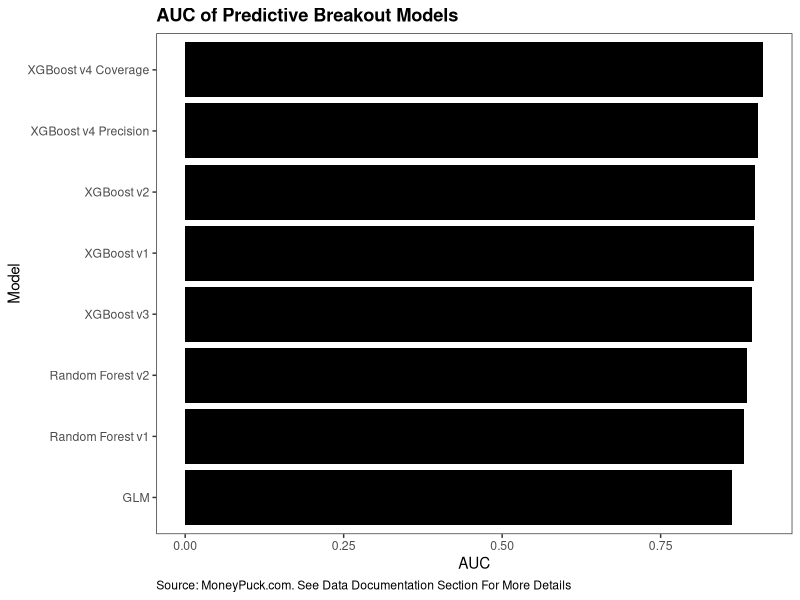

Recreate this plot in R. (Note: this script raises an error after producing the figure.)
##########################################################
# 05_model_evaluation.R
#
# Purpose: Evaluate the models using visualizations that show various features of the model and the testing dataset.
#
# This script:
#     1. Creates plots showing the evaluation metrics for the models created
#     2. Creates plots showing showing the difference between the precision and coverage models.
#     3. Creates plots showing the probability distribution of the probabilities given by the models. 
#
# Inputs:
#   xgboost_v4_precision
#   xgboost_v4_coverage
#   
#
# Outputs:
#   plot of model AUC
#   plot of model P@K for k = 10, 30, and 50
#   trade-off plot between prediction and coverage
#   plot of the important variables in the coverage model
#   plots of the density function, cdf, and ranked probabilities of the breakout probabilities
#   plots showing the relationship between actual breakout and probabilities
#
##########################################################

library(tidyverse)
library(here)


##########################################################
# Plot of Model AUC and Top K Precision
##########################################################

# Instead of coding in the AUC and Top K for each model, it was easier to just paste them into their own dataset.
model_results <- data.frame(
  model = c("GLM", "XGBoost v1", "Random Forest v1", "XGBoost v2", "Random Forest v2", "XGBoost v3", "XGBoost v4 Precision", "XGBoost v4 Coverage"),
  auc = c(0.8628, 0.8979, 0.8821, 0.8984, 0.8866, 0.8943, 0.9037, 0.9122),
  top10 = c(2,4,5,4,2,3,6,3),
  top30 = c(7,8,8,8,6,7,10,11),
  top50 = c(10,11,11,12,12,13,12,13)
)

# Create AUC Graph
auc_plot <- ggplot(model_results, aes(x = reorder(model, auc), y = auc)) + geom_col(fill = "black") + coord_flip() +
  labs(
    title = "AUC of Predictive Breakout Models",
    x = "Model",
    y = "AUC",
    caption = "Source: MoneyPuck.com. See Data Documentation Section For More Details"
  ) + theme_bw() +
  theme(
    plot.caption = element_text(hjust = 0),
    panel.grid = element_blank(),
    plot.title = element_text(face = "bold")
  )
ggsave(
  here("figures", "aucbymodel.png"),
  auc_plot,
  width = 10,
  height = 5,
  dpi = 300
)

# P@K Graphs
precision_10 <- ggplot(model_results, aes(x = reorder(model, top10), y = top10)) + geom_col(fill = "black") +
  coord_flip() +
  labs(
    title = "Amount of Breakouts in Model's Probability Top 10",
    y = "Breakouts in Top 10",
    x = "Model",
    caption = "Source: MoneyPuck.com. See Data Documentation Section For More Details"
  ) + theme_fivethirtyeight() +
  theme(
    plot.caption = element_text(hjust = 0),
    plot.title = element_text(hjust = 1),
    panel.grid.major = element_blank(),
    panel.grid.minor = element_blank()
  ) +
  scale_y_continuous(
  breaks = seq(0, max(model_results$top30), by = 2)
  )
ggsave(
  here("figures", "top10precision.png"),
  precision_10,
  width = 10,
  height = 5,
  dpi = 300
)

precision_30 <- ggplot(model_results, aes(x = reorder(model, top30), y = top30)) + geom_col(fill = "black") +
  coord_flip() +
  labs(
    title = "Amount of Breakouts in Model's Probability Top 30",
    y = "Breakouts in Top 30",
    x = "Model",
    caption = "Source: MoneyPuck.com. See Data Documentation Section For More Details"
  ) + theme_fivethirtyeight() +
  theme(
    plot.caption = element_text(hjust = 0),
    plot.title = element_text(hjust = 1),
    panel.grid.major = element_blank(),
    panel.grid.minor = element_blank()
  ) +
  scale_y_continuous(
  breaks = seq(0, max(model_results$top30), by = 2)
  )
ggsave(
  here("figures", "top30precision.png"),
  precision_30,
  width = 10,
  height = 5,
  dpi = 300
)

precision_50 <- ggplot(model_results, aes(x = reorder(model, top50), y = top50)) + geom_col(fill = "black") +
  coord_flip() +
  labs(
    title = "Amount of Breakouts in Model's Probability Top 50",
    y = "Breakouts in Top 50",
    x = "Model",
    caption = "Source: MoneyPuck.com. See Data Documentation Section For More Details"
  ) + theme_fivethirtyeight() +
   theme(
    plot.caption = element_text(hjust = 0),
    plot.title = element_text(hjust = 1),
    panel.grid.major = element_blank(),
    panel.grid.minor = element_blank()
  ) +
  scale_y_continuous(
  breaks = seq(0, max(model_results$top30), by = 2)
  )
ggsave(
  here("figures", "top50precision.png"),
  precision_50,
  width = 10,
  height = 5,
  dpi = 300
)

##########################################################
# Plot of the Tradeoff Between Precision and Coverage
##########################################################

tradeoff <- data.frame(
  model = c("XGBoost Precision", "XGBoost Coverage"),
  top10 = c(6, 3),
  top50 = c(12, 13)
)

tradeoff_long <- tradeoff |>
  pivot_longer(
    cols = c(top10, top50),
    names_to = "metric",
    values_to = "correct_breakouts"
  )

tradeoff_plot <- ggplot(tradeoff_long,
       aes(x = model,
           y = correct_breakouts,
           fill = metric)) +
  geom_col(position = "dodge", color = "black") +   
  geom_text(
    aes(label = correct_breakouts),
    position = position_dodge(width = .9),
    vjust = 1.5,
    color = "black",
    fontface = "bold",
    size = 5
  ) +
  scale_fill_manual(
    values = c(
      "top10" = "#1F77B4",
"top50" = "#FF7F0E"
),
labels = c(
  "top10" = "Top 10",
  "top50" = "Top 50"
)
) +
  labs(
    title = "Precision vs Coverage Comparison",
    x = NULL,
    y = "Breakouts in Top-K",
    fill = NULL,
    caption = "Source: MoneyPuck.com. See Data Documentation Section For More Details"
  ) + theme_fivethirtyeight() +
  theme(
    plot.caption = element_text(hjust = 0),
    axis.text.x = element_text(size = 12),
    axis.text.y = element_text(size = 12),
    axis.title.y = element_text(
      size = 12,
      face = "bold"),
    panel.grid.major = element_blank(),
    panel.grid.minor = element_blank(),
    legend.position = "top"
  )
ggsave(
  here("figures", "precisionvcoverage.png"),
  tradeoff_plot,
  width = 10,
  height = 5,
  dpi = 300
)

##########################################################
# Plot of Importance
##########################################################

imp <- xgb.importance(model = model_xgb_v4_coverage)
imp_df <- head(imp, 10)
feature_map <- c(
  "I_F_xGoals" = "Expected Goals",
  "previous_best_points" = "Previous Best Points",
  "ppg" = "Points Per Game",
  "icetime" = "Ice Time",
  "onIce_corsiPercentage" = "On-Ice Corsi %",
  "I_F_highDangerxGoals" = "High-Danger xG",
  "points_2yr" = "2 Year Points Δ ",
  "change_xg" = "Δ Expected Goals",
  "offensivezoneshift_pctg" = "Offensive Zone Shift %",
  "ppg_change" = "Δ Points Per Game"
)
imp_df$Feature_clean <- feature_map[imp_df$Feature]
imp_df$Feature_clean <- ifelse(
  is.na(imp_df$Feature_clean),
  imp_df$Feature,
  imp_df$Feature_clean
)
imp_plot <- ggplot(imp_df, aes(x = reorder(Feature_clean, Gain), y = Gain)) +
  geom_col(color = "black", fill = "#FF7F0E") +
  coord_flip() +
  theme_bw() +
  labs(
    title = "Top 10 Feature Importance",
    subtitle = "XGBoost v4 Coverage Model",
    x = "Feature",
    y = "Importance (Gain)",
    caption = "Source: MoneyPuck.com. See Data Documentation Section For More Details"
  ) +
  theme(
    plot.caption = element_text(hjust = 0),
    panel.grid = element_blank(),
    plot.title = element_text(
      face = "bold"
    )
  )
ggsave(
  here("figures", "importance.png"),
  imp_plot,
  width = 10,
  height = 5,
  dpi = 300
)

##########################################################
# Plots of the Probability Distribution of the Breakout Probabilities
##########################################################

# Density plot of the breakout probabilities
density_plot <- ggplot(test, aes(x = pred_prob_xgb_v4_precision)) +
  geom_density(
    fill = "#1F77B4",
    alpha = .8,
    color = "black"
  ) + geom_rug(alpha = .3) + 
  labs(
    title = "Distribution of Predicted Breakout Probabilities",
    subtitle = "Most players are assigned a low probability of breaking out",
    x = "Predicted Probability of Breakout",
    y = "Density",
    caption = "Source: MoneyPuck.com. See Data Documentation Section For More Details"
  ) +
  theme_fivethirtyeight() +
  theme(
    plot.caption = element_text(hjust= 0),
    axis.text.y = element_blank(),
    axis.title.y = element_text(
      size = 12,
      face = "bold"),
    axis.title.x = element_text(
      size = 12,
      face = "bold"
    ),
    panel.grid.major = element_blank(),
    panel.grid.minor = element_blank()
  )
ggsave(
  here("figures", "dist.png"),
  density_plot,
  width = 10,
  height = 5,
  dpi = 300
)

# Cumulative distribution function of breakout probs
cdf_plot <- ggplot(test, aes(x = pred_prob_xgb_v4_precision)) +
  stat_ecdf(
    linewidth = 1.2,
    color = "black"
  ) +
  theme_stata() +
  scale_y_continuous(
    labels = scales::percent
  ) +
  scale_x_continuous(
    limits = c(0, .4),
    breaks = seq(0, 1, 0.1)
  ) +
  labs(
    title = "Cumulative Distribution of Breakout Probabilities",
    subtitle = "XGBoost v4 Precision model",
    x = "Predicted Breakout Probability",
    y = "Proportion of Players",
    caption = "Source: MoneyPuck.com. See Data Documentation Section For More Details"
  ) +
  theme(
    plot.caption = element_text(hjust = 0),
    plot.title = element_text( face = "bold"),
    axis.title = element_text(face = "bold"),
    axis.text = element_text(size = 11),
    panel.grid.minor = element_blank()
  )
ggsave(
  here("figures", "cdf.png"),
  cdf_plot,
  width = 10,
  height = 5,
  dpi = 300
)

# Ranked Breakout Probabilities
plot_df <- test |>
  arrange(desc(pred_prob_xgb_v4_precision)) |>
  mutate(rank = row_number())

ranked_plot <- ggplot(plot_df, aes(rank, pred_prob_xgb_v4_precision)) +
  theme_stata() +
  geom_line(linewidth = 1.2) +
  labs(
    title = "Ranked Breakout Probabilities",
    subtitle = "Only a small number of players receive substantial breakout probabilities",
    x = "Player Rank by Predicted Breakout Probability",
    y = "Predicted Probability of Breakout",
    caption = "Source: MoneyPuck.com. See Data Documentation Section For More Details"
  ) +
  geom_vline(
    xintercept = 30, # Shows the top 30 by probability of breakout compared to the rest of the league
    linetype = "dashed",
    colour = "red"
  ) +
  annotate(
    "text",
    x = 30,
    y = 0.32,
    label = "Top 30",
    hjust = -0.1,
    size = 4
  ) + 
  theme(
    plot.caption = element_text(hjust = 0),
    plot.title = element_text( face = "bold"),
    axis.title = element_text(face = "bold"),
    axis.text = element_text(size = 11),
    panel.grid.minor = element_blank()
  )
ggsave(
  here("figures", "ranked.png"),
  ranked_plot,
  width = 10,
  height = 5,
  dpi = 300
)

##########################################################
# Plots Showing the Relationship Between Prediction and Actual Result
##########################################################

# A plot showing the predicted probability vs. did they actually break out
jitter_plot <- ggplot(test, aes(x = pred_prob_xgb_v4_precision, y = breakout)) +
  geom_jitter(
    height = 0.03,
    width = 0.1,
    alpha = 0.20,
    size = 4,
    color = "steelblue"
  ) +
  scale_x_continuous(limits = c(0, 0.4)) +
  scale_y_continuous(breaks = c(0, 1), labels = c("No", "Yes")) +
  labs(
    title = "Predicted Breakout Probability vs Actual Outcome",
    x = "Predicted Probability",
    y = "Breakout?",
    caption = "Source: MoneyPuck.com. See Data Documentation Section For More Details",
    subtitle = "XGBoost v4 Precision Model"
  ) +
  theme_fivethirtyeight() +
  theme(
    plot.title = element_text(hjust = 0.5, face = "bold"),
    plot.subtitle = element_text(hjust = 0.5),
    plot.caption = element_text(hjust = 0),
    panel.grid.major = element_blank(),
    panel.grid.minor = element_blank(),
    axis.title.y = element_text(
      size = 12,
      face = "bold"),
    axis.title.x = element_text(
      size = 12,
      face = "bold"
    ),
    panel.background = element_rect(fill = "white", color = NA),
    plot.background = element_rect(fill = "white", color = NA)
  )
ggsave(
  here("figures", "predvsactual.png"),
  jitter_plot,
  width = 10,
  height = 5,
  dpi = 300
)

breakoutprob_plot <- test |>
  mutate(bin = cut(pred_prob_xgb_v4_precision,
                   breaks = seq(0, 0.4, by = 0.02))) |>
  group_by(bin) |>
  summarize(
    avg_prob = mean(pred_prob_xgb_v4_precision),
    breakout_rate = mean(breakout, na.rm = TRUE),
    n = n()
  ) |>
  ggplot(aes(x = avg_prob, y = breakout_rate)) +
  geom_line(linewidth = 1.2) +
  scale_y_continuous(labels = scales::percent_format(accuracy = 1)) +
  geom_point(size = 2) +
  labs(
    title = "Observed Breakout Rate by Predicted Probability",
    x = "Predicted Probability",
    y = "Actual Breakout Rate",
    caption = "Source: MoneyPuck.com. See Data Documentation Section For More Details"
  ) +
  theme_fivethirtyeight() +
  theme(
    plot.caption =  element_text(hjust = 0),
    axis.text.y = element_text(size = 10),
    axis.text.x = element_text(size = 10),
    axis.title.y = element_text(
      size = 12,
      face = "bold"),
    axis.title.x = element_text(
      size = 12,
      face = "bold"
    ),
    panel.background = element_rect(fill = "white", color = NA),
    plot.background = element_rect(fill = "white", color = NA)
  )
ggsave(
  here("figures", "breakoutbyprob.png"),
  breakoutprob_plot,
  width = 10,
  height = 5,
  dpi = 300
)

##########################################################
# End of Script
##########################################################
